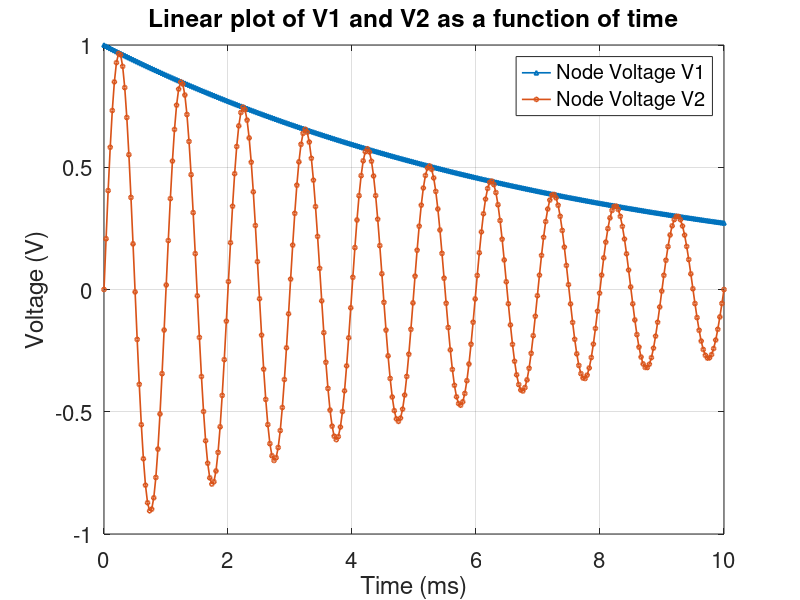
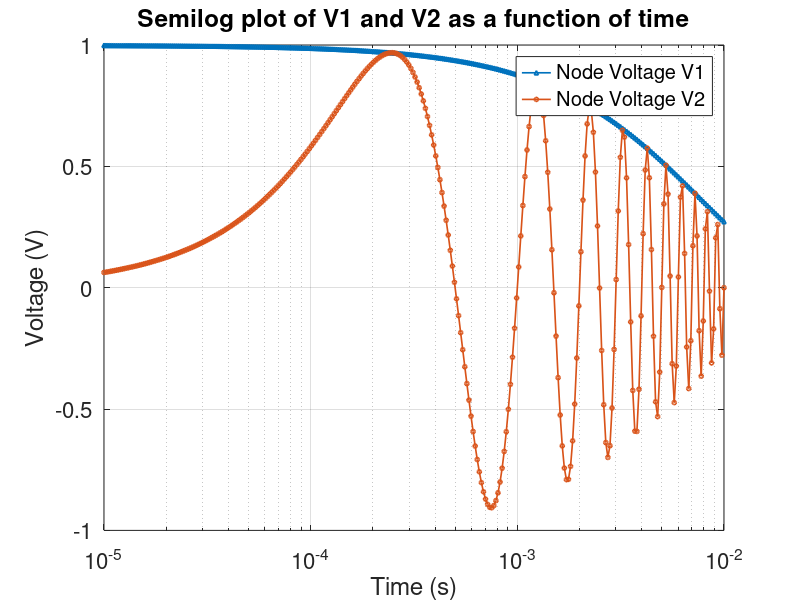

Reproduce these figures in MATLAB, in order.
%% Matlab m-file Template for ECE 214 Lab #1 (Post-Lab Part A)
% In this example, we will plot the two functions:
%     exp^(-at)
% and 
%     exp^(-at) * cos(wt - 90 degrees)
% on both a linear and semi-logarithmic graph

%% Clear variables and define variables
clear variables; % clear all variables
a = 130; % define variable 'a'
w = 2.*pi.*1000; % define variable 'w'
Tlin = linspace(0, 1e-2, 300); % create a linear time vector 'Tlin' between 0 and 10ms
Tlog = logspace(-5, -2, 300);  % create a logarithmic time vector 'Tlog' between 10u and 10m

%% Define functions
V1a = exp(-a.*Tlin); % first function 'V1' with a linear time scale
V1b = exp(-a.*Tlog); % first function 'V1' with a logarithmic time scale
legendname1 = 'Node Voltage V1'; % legend name for first function

V2a = exp(-a.*Tlin) .* cos(w.*Tlin - pi/2); % second function 'V2' with a linear time scale 
V2b = exp(-a.*Tlog) .* cos(w.*Tlog - pi/2); % second function 'V2' with a logarithmic time scale
legendname2 = 'Node Voltage V2'; % legend name for second function

%% Plot on a linear scale
FigHandle = figure('Position', [200, 75, 850, 600]); % create figure and set size and location
plot(Tlin*1000, V1a, '-^', 'markersize', 3, 'linewidth',1.2, 'displayname', legendname1);
hold on; % hold on for multiple plots
plot(Tlin*1000, V2a, '-o', 'markersize', 3, 'linewidth',1.2, 'displayname', legendname2);
grid on; % turn on grid
set(gca, 'fontsize', 16); % set font size
legend show % show legend
xlabel('Time (ms)'); % label x-axis
ylabel('Voltage (V)'); % label y-axis
title('Linear plot of V1 and V2 as a function of time') % add title

%% Plot on a semilog-x scale
FigHandle = figure('Position', [150, 75, 850, 600]); % create 2nd figure and set size and location
semilogx(Tlog, V1b, '-^', 'markersize', 3, 'linewidth',1.2, 'displayname', legendname1);
hold on; % hold on for multiple plots
semilogx(Tlog, V2b, '-o', 'markersize', 3, 'linewidth',1.2, 'displayname', legendname2);
grid on; % turn on grid
set(gca, 'fontsize', 16); % set font size
legend show % show legend
xlabel('Time (s)'); % label x-axis
ylabel('Voltage (V)'); % label y-axis
title('Semilog plot of V1 and V2 as a function of time'); % add title

%% End of .m file